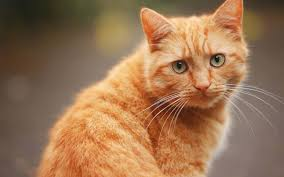
#> input picture catimage1.jpeg, 284 x 177 px
$ jupyter execute --allow-errors 1.2_Use_KNN_model.ipynb
#> lines starting #> are read from the running program, lines starting #| are printed output that depends on the picture
[cell 1]
import numpy as np
import matplotlib.pyplot as plt
import cv2
from skillsnetwork import cvstudio

#> (a cell that did not finish here is left out)

#> (a cell that did not finish here is left out)

#> (a cell that did not finish here is left out)

[cell 5]
img = cv2.imread('catimage1.jpeg', cv2.IMREAD_GRAYSCALE)
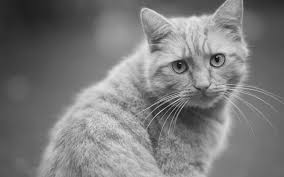
#> img: shape (177, 284); min 4, max 231, mean 123.5
plt.imshow(img, cmap='gray')

[cell 6]
img = cv2.resize(img, (32,32))
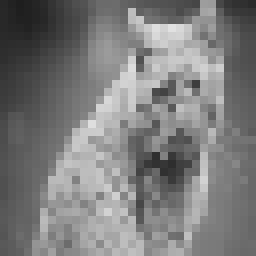
#> img: shape (32, 32) (shown 8 times larger); min 30, max 225, mean 123.8
plt.imshow(img, cmap = 'gray')

[cell 7]
pixels = img.flatten()
#> pixels = 1024 values, max 225 at index 117, min 30 at index 2, mean 123.8
pixels = np.array([pixels]).astype('float32')
